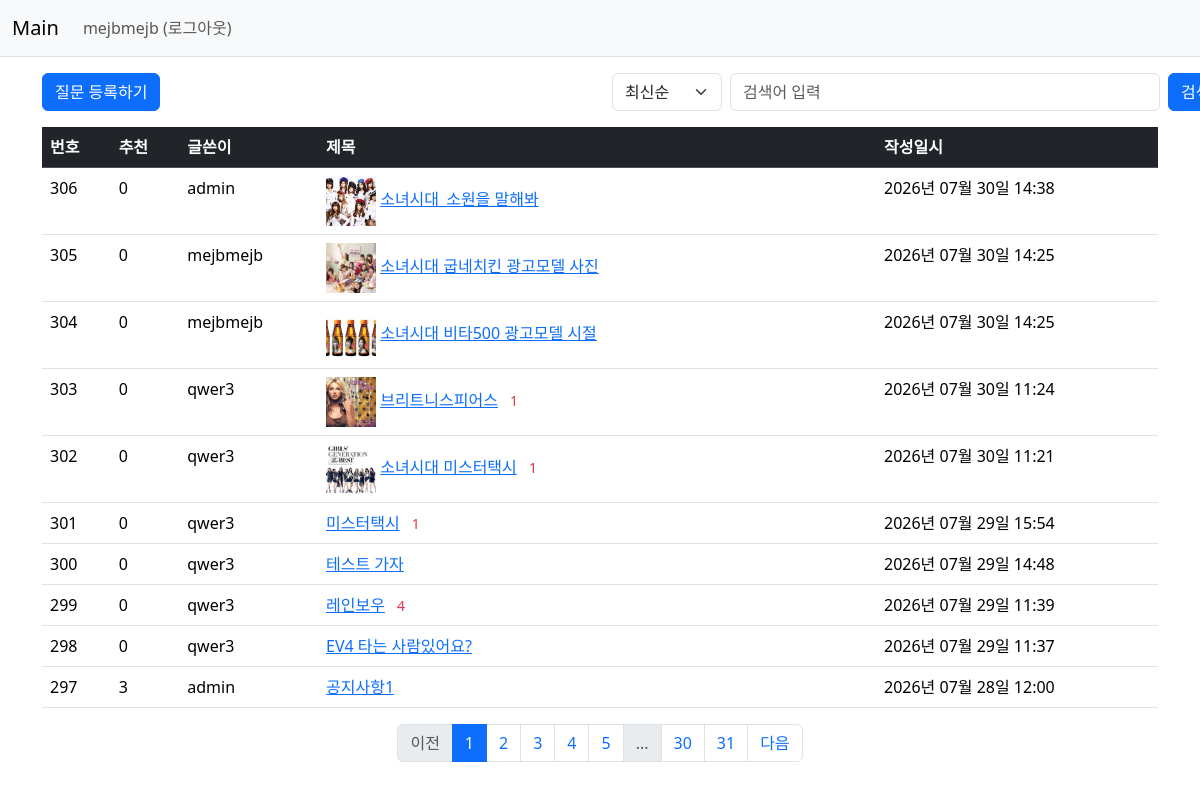
/question/list/ (signed in), run on the app's committed database.
### pybo/models.py (models this page shows, shortened)
class User(db.Model):
    id = db.Column(db.Integer, primary_key=True)
    username = db.Column(db.String(150), unique=True, nullable=False) # unique = True 중복 막겠다
    password = db.Column(db.String(max_string), nullable=False)
    email = db.Column(db.String(120), unique=True, nullable=False)

class Question(db.Model):
    id = db.Column(db.Integer, primary_key=True)
    subject = db.Column(db.String(max_string), nullable=False) # 200자까지 문자열 제한이 있으며 null을 허용하지 않겠다.
    content = db.Column(db.Text(), nullable=False)
    create_date = db.Column(db.DateTime(), nullable=False) # DateTime을 받아오며 null을 허용하지 않겠다
    image_path = db.Column(db.Text(), nullable=True)
    user_id = db.Column(db.Integer, db.ForeignKey('user.id', ondelete='CASCADE'), nullable=False)
    user = db.relationship('User', backref=db.backref('question_set'))
    voter = db.relationship('User', secondary=question_voter,
                            backref=db.backref('question_voter_set', lazy='dynamic'))

### pybo/views/question_views.py (the view, shortened to what this page needs)
@bp.route('/list/')
def _list(): # URL '/question/list/'로 접근했을 때 실행될 라우트 함수를 정의
    page = request.args.get('page', type=int, default=default_page)
    kw = request.args.get('kw', type=str, default='')   # 검색어
    so = request.args.get('so', type=str, default='recent')  # 정렬 기준
    question_list = Question.query
    if so == 'recommend':
        question_list = (question_list
            .outerjoin(question_voter, Question.id == question_voter.c.question_id)
            .group_by(Question.id)
            .order_by(func.count(distinct(question_voter.c.user_id)).desc(), Question.create_date.desc()))
    elif so == 'popular':
        question_list = (question_list
            .outerjoin(Answer, Answer.question_id == Question.id)
            .group_by(Question.id)
            .order_by(func.count(distinct(Answer.id)).desc(), Question.create_date.desc()))
    else:  # recent (최신순)
        question_list = (question_list
        .group_by(Question.id)
        .order_by(Question.create_date.desc()))
    question_list = question_list.paginate(page=page, per_page=per_page_num)
    return render_template('question/question_list.html', question_list=question_list, page=page, kw=kw, so=so)

### pybo/filter.py (called while the page is built)
def format_datetime(value, fmt='%Y년 %m월 %d일 %H:%M'):
    return value.strftime(fmt)

### pybo/views/auth_views.py (called while the page is built)
@bp.before_app_request
def load_logged_in_user():
    user_id = session.get('user_id')
    if user_id is None:
        g.user = None
    else:
        g.user = User.query.get(user_id)

### pybo/templates/question/question_list.html (shortened to what this page needs)
{% extends 'base.html' %}
{% block content %}
<div class="container my-3">
    <div class="row my-3">
        <div class="col-6">
            <a href="{{ url_for('question.create') }}" class="btn btn-primary">질문 등록하기</a>
        </div>
        <div class="col-6">
            <div class="input-group">
                <form method="get" id="searchForm" class="d-flex align-items-center justify-content-end">
                    <select name="so" class="form-select me-2" style="width: auto; min-width: 110px;">
                        <option value="recent" {% if so=='recent' %}selected{% endif %}>최신순</option>
                    </select>
                    <input type="text" id="search_kw" name="kw" value="{{ kw|default('') }}" class="form-control me-2"
                        style="width: 430px;" placeholder="검색어 입력">
                    <button type="button" id="btn_search" class="btn btn-primary text-nowrap">검색</button>
                </form>
            </div>
        </div>
    </div>
    <table class="table">
        <thead>
            <tr class="table-dark">
                <th>번호</th>
                <th>추천</th>
                <th>글쓴이</th>
                <th style="width:50%">제목</th>
                <th>작성일시</th>
            </tr>
        </thead>
        <tbody>
            {% if question_list %}
            {% for question in question_list.items %}
            <tr>
                <td>
                    {{ question_list.total - ((question_list.page - 1) * question_list.per_page) - loop.index0 }}
                </td>
                <td>
                    {{ question.voter|length }}
                </td>
                <td>
                    {{question.user.username}}
                </td>
                <td>
                    {% if question.image_path %}
                    {% set image_list = question.image_path.split(',') %}
                    <img src="{{ url_for('static', filename=image_list[0]) }}" alt="thumbnail" style="width:50px; height: 50px; object-fit: cover;">
                    {% endif %}
                    <a href="{{ url_for('question.detail', question_id=question.id) }}">{{ question.subject }}</a>
                    {% if question.answer_set|length > 0 %}
                    <span class="text-danger small ms-2">{{ question.answer_set|length }}</span>
                    {% endif %}
                </td>
                <td>
                    {{ question.create_date|datetime }}
                </td>
            </tr>
            {% endfor %}
            {% else %}
            <tr>
                <td colspan="3">질문이 없습니다.</td>
            </tr>
            {% endif %}
        </tbody>
    </table>
    <ul class="pagination justify-content-center">
        {% if question_list.has_prev %}
        <li class="page-item">
            <a class="page-link" href="?page={{ question_list.prev_num }}">이전</a>
        </li>
        {% else %}
        <li class="page-item disabled">
            <a class="page-link" tabindex="-1" aria-disabled="true" href="#">이전</a>
        </li>
        {% endif %}
        {% for page_num in question_list.iter_pages() %}
        {% if page_num %}
        {% if page_num != question_list.page %}
        <li class="page-item">
            <a class="page-link" href="?page={{ page_num }}">{{ page_num }}</a>
        </li>
        {% else %}
        <li class="page-item active" aria-current="page">
            <a class="page-link" href="#">{{ page_num }}</a>
        </li>
        {% endif %}
        {% else %}
        <li class="page-item disabled">
            <a class="page-link" href="#">...</a>
        </li>
        {% endif %}
        {% endfor %}
        {% if question_list.has_next %}
        <li class="page-item">
            <a class="page-link" href="?page={{ question_list.next_num }}">다음</a>
        </li>
        {% else %}
        <li class="page-item disabled">
            <a class="page-link" tabindex="-1" aria-disabled="true" href="#">다음</a>
        </li>
        {% endif %}
    </ul>
</div>
{% endblock %}

### pybo/templates/navbar.html (shortened to what this page needs)
<nav class="navbar navbar-expand-lg navbar-light bg-light border-bottom">
    <div class="container-fluid">
        <a class="navbar-brand" href="{{ url_for('main.index') }}">Main</a>
        <div class="collapse navbar-collapse" id="navbarSupportedContent">
            <ul class="navbar-nav me-auto mb-2 mb-lg-0">
                {% if g.user %}
                <li class="nav-item">
                    <a class="nav-link" href="{{ url_for('auth.logout') }}">{{ g.user.username }} (로그아웃)</a>
                </li>
                {% endif %}
            </ul>
        </div>
    </div>
</nav>

### data on the page
User: user.username "mejbmejb"
Question: total "306", voter|length "0", user.username "admin", shows a picture, subject "소녀시대_소원을 말해봐", create_date "2026년 07월 30일 14:38"
Question: total "305", voter|length "0", user.username "mejbmejb", image_path (picture), subject "소녀시대 굽네치킨 광고모델 사진", create_date "2026년 07월 30일 14:25"
Question: total "304", voter|length "0", user.username "mejbmejb", image_path (picture), subject "소녀시대 비타500 광고모델 시절", create_date "2026년 07월 30일 14:25"
Question: total "303", voter|length "0", user.username "qwer3", image_path (picture), subject "브리트니스피어스", answer_set|length "1", create_date "2026년 07월 30일 11:24"
Question: total "302", voter|length "0", user.username "qwer3", image_path (picture), subject "소녀시대 미스터택시", answer_set|length "1", create_date "2026년 07월 30일 11:21"
Question: total "301", voter|length "0", user.username "qwer3", subject "미스터택시", answer_set|length "1", create_date "2026년 07월 29일 15:54"
Question: total "300", voter|length "0", user.username "qwer3", subject "테스트 가자", create_date "2026년 07월 29일 14:48"
Question: total "299", voter|length "0", user.username "qwer3", subject "레인보우", answer_set|length "4", create_date "2026년 07월 29일 11:39"
Question: total "298", voter|length "0", user.username "qwer3", subject "EV4 타는 사람있어요?", create_date "2026년 07월 29일 11:37"
Question: total "297", voter|length "3", user.username "admin", subject "공지사항1", create_date "2026년 07월 28일 12:00"

### other printed values
{{ page_num }} "1"
{{ page_num }} "2" "3" "4" "5" "30" "31"
